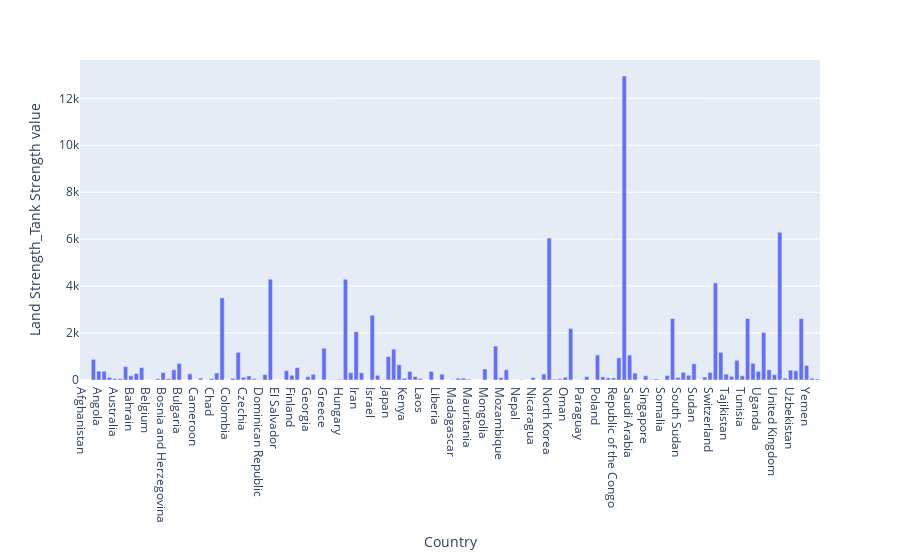

Notebook code for this chart:
### Code cell
fig = px.bar(X, x= X["Country"], y = X['Land Strength_Tank Strength value'])
fig.show()

### Figure 1 — Plotly figure (JSON) as saved in the notebook; plotly's stock layout.template omitted (floating-point values rounded to 4 significant figures; data arrays with more than 128 entries replaced by an {"elided": "..."} marker saying what was removed)
{"data": [{"alignmentgroup": "True", "hovertemplate": "Country=%{x}<br>Land Strength_Tank Strength value=%{y}<extra></extra>", "legendgroup": "", "marker": {"color": "#636efa", "pattern": {"shape": ""}}, "name": "", "offsetgroup": "", "orientation": "v", "showlegend": false, "textposition": "auto", "type": "bar", "x": {"elided": "138 str values"}, "xaxis": "x", "y": {"elided": "138 int values"}, "yaxis": "y"}], "layout": {"barmode": "relative", "legend": {"tracegroupgap": 0}, "margin": {"t": 60}, "xaxis": {"anchor": "y", "domain": [0, 1], "title": {"text": "Country"}}, "yaxis": {"anchor": "x", "domain": [0, 1], "title": {"text": "Land Strength_Tank Strength value"}}}}
